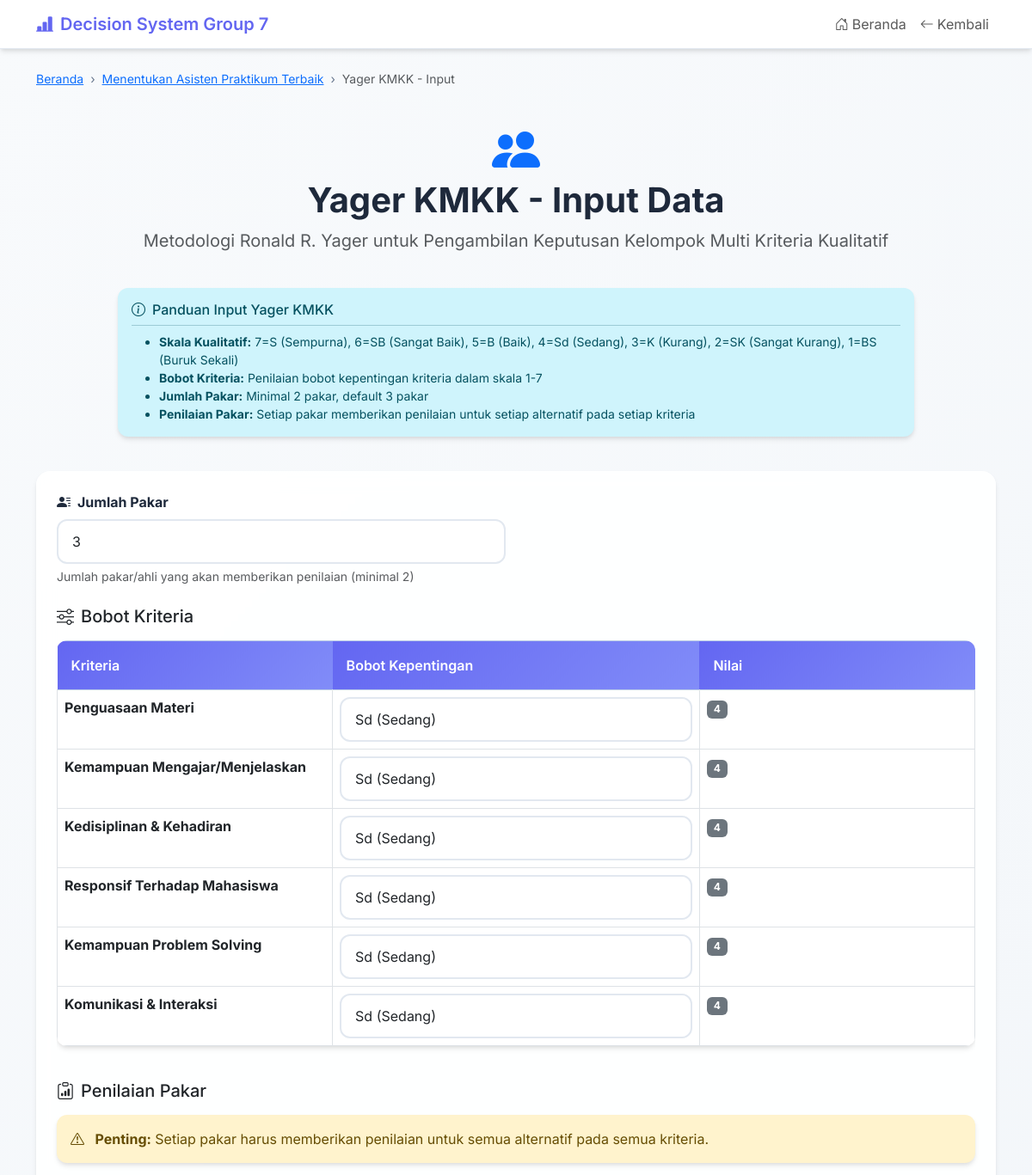
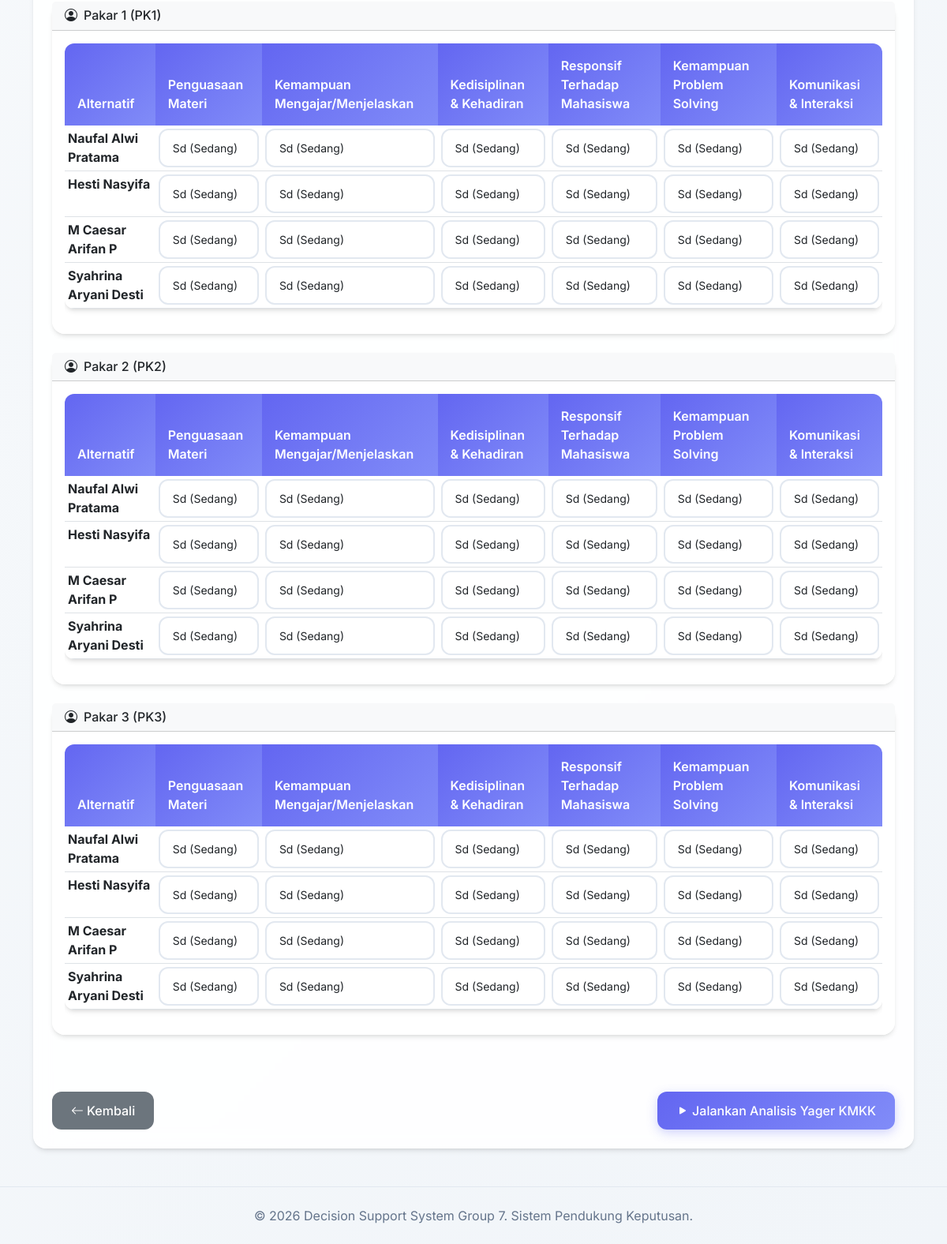
The app's page /project/4/yager_input with its own data (2 pictures, top to bottom).
### app.py (models this page shows)
class Project(db.Model):
    id = db.Column(db.Integer, primary_key=True)
    name = db.Column(db.String(100), nullable=False)
    criteria = db.relationship('Criterion', backref='project', lazy=True, cascade="all, delete-orphan")
    alternatives = db.relationship('Alternative', backref='project', lazy=True, cascade="all, delete-orphan")

class Criterion(db.Model):
    id = db.Column(db.Integer, primary_key=True)
    name = db.Column(db.String(100), nullable=False)
    project_id = db.Column(db.Integer, db.ForeignKey('project.id'), nullable=False)
    comparisons = db.relationship('Comparison', backref='criterion', lazy=True, cascade="all, delete-orphan")

class Alternative(db.Model):
    id = db.Column(db.Integer, primary_key=True)
    name = db.Column(db.String(100), nullable=False)
    project_id = db.Column(db.Integer, db.ForeignKey('project.id'), nullable=False)

### app.py (the view, shortened to what this page needs)
@app.route('/project/<int:project_id>/yager_input', methods=['GET', 'POST'])
def yager_input(project_id):
    project = Project.query.get_or_404(project_id)
    criteria = project.criteria
    alternatives = project.alternatives
    if len(criteria) == 0 or len(alternatives) == 0:
        return render_template('error.html', message='Kriteria dan alternatif harus ditambahkan terlebih dahulu')
    scale_options = [
        {'value': 7, 'label': 'S (Sempurna)'},
        {'value': 6, 'label': 'SB (Sangat Baik)'},
        {'value': 5, 'label': 'B (Baik)'},
        {'value': 4, 'label': 'Sd (Sedang)'},
        {'value': 3, 'label': 'K (Kurang)'},
        {'value': 2, 'label': 'SK (Sangat Kurang)'},
        {'value': 1, 'label': 'BS (Buruk Sekali)'}
    ]
    yager_data = session.get('yager_data', {})
    saved_criteria_weights = yager_data.get('criteria_weights', {})
    saved_expert_ratings = yager_data.get('expert_ratings', {})
    saved_num_experts = yager_data.get('num_experts', 3)
    return render_template('yager_input.html',
                         project=project,
                         criteria=criteria,
                         alternatives=alternatives,
                         scale_options=scale_options,
                         saved_criteria_weights=saved_criteria_weights,
                         saved_expert_ratings=saved_expert_ratings,
                         saved_num_experts=saved_num_experts)

### templates/yager_input.html (shortened to what this page needs)
{% extends "base.html" %}
{% block content %}
<div class="row mb-4">
    <div class="col-12">
        <nav aria-label="breadcrumb">
            <ol class="breadcrumb">
                <li class="breadcrumb-item"><a href="{{ url_for('index') }}">Beranda</a></li>
                <li class="breadcrumb-item"><a href="{{ url_for('project_detail', project_id=project.id) }}">{{ project.name }}</a></li>
                <li class="breadcrumb-item active">Yager KMKK - Input</li>
            </ol>
        </nav>
    </div>
</div>
<div class="row mb-4">
    <div class="col-12">
        <div class="text-center">
            <i class="bi bi-people-fill display-4 text-primary mb-3"></i>
            <h1 class="fw-bold">Yager KMKK - Input Data</h1>
            <p class="text-muted fs-5">Metodologi Ronald R. Yager untuk Pengambilan Keputusan Kelompok Multi Kriteria Kualitatif</p>
        </div>
    </div>
</div>
<div class="row mb-4">
    <div class="col-lg-10 mx-auto">
        <div class="alert alert-info border-0">
            <h6 class="alert-heading mb-2">
                <i class="bi bi-info-circle me-2"></i>Panduan Input Yager KMKK
            </h6>
            <hr class="my-2">
            <ul class="mb-0 small">
                <li><strong>Skala Kualitatif:</strong> 7=S (Sempurna), 6=SB (Sangat Baik), 5=B (Baik), 4=Sd (Sedang), 3=K (Kurang), 2=SK (Sangat Kurang), 1=BS (Buruk Sekali)</li>
                <li><strong>Bobot Kriteria:</strong> Penilaian bobot kepentingan kriteria dalam skala 1-7</li>
                <li><strong>Jumlah Pakar:</strong> Minimal 2 pakar, default 3 pakar</li>
                <li><strong>Penilaian Pakar:</strong> Setiap pakar memberikan penilaian untuk setiap alternatif pada setiap kriteria</li>
            </ul>
        </div>
    </div>
</div>
<form method="POST" class="card p-4">
    <div class="row mb-4">
        <div class="col-md-6">
            <label for="num_experts" class="form-label fw-bold">
                <i class="bi bi-person-lines-fill me-2"></i>Jumlah Pakar
            </label>
            <input type="number" id="num_experts" name="num_experts"
                   value="{{ saved_num_experts }}" min="2" max="10"
                   class="form-control" required>
            <div class="form-text">Jumlah pakar/ahli yang akan memberikan penilaian (minimal 2)</div>
        </div>
    </div>
    <div class="row mb-4">
        <div class="col-12">
            <h5 class="mb-3">
                <i class="bi bi-sliders me-2"></i>Bobot Kriteria
            </h5>
            <div class="table-responsive">
                <table class="table table-bordered">
                    <thead class="table-primary">
                        <tr>
                            <th width="30%">Kriteria</th>
                            <th width="40%">Bobot Kepentingan</th>
                            <th width="30%">Nilai</th>
                        </tr>
                    </thead>
                    <tbody>
                        {% for criterion in criteria %}
                        <tr>
                            <td>
                                <strong>{{ criterion.name }}</strong>
                            </td>
                            <td>
                                <select name="weight_{{ criterion.id }}" class="form-select" required>
                                    {% for option in scale_options %}
                                    <option value="{{ option.value }}"
                                            {% if saved_criteria_weights.get(criterion.id, 4) == option.value %}selected{% endif %}>
                                        {{ option.label }}
                                    </option>
                                    {% endfor %}
                                </select>
                            </td>
                            <td>
                                <span class="badge bg-secondary">{{ saved_criteria_weights.get(criterion.id, 4) }}</span>
                            </td>
                        </tr>
                        {% endfor %}
                    </tbody>
                </table>
            </div>
        </div>
    </div>
    <div class="row mb-4">
        <div class="col-12">
            <h5 class="mb-3">
                <i class="bi bi-clipboard-data me-2"></i>Penilaian Pakar
            </h5>
            <div class="alert alert-warning">
                <i class="bi bi-exclamation-triangle me-2"></i>
                <strong>Penting:</strong> Setiap pakar harus memberikan penilaian untuk semua alternatif pada semua kriteria.
            </div>
            {% for i in range(1, saved_num_experts + 1) %}
            <div class="card mb-4">
                <div class="card-header bg-light">
                    <h6 class="mb-0">
                        <i class="bi bi-person-circle me-2"></i>Pakar {{ i }} (PK{{ i }})
                    </h6>
                </div>
                <div class="card-body">
                    <div class="table-responsive">
                        <table class="table table-sm">
                            <thead>
                                <tr>
                                    <th>Alternatif</th>
                                    {% for criterion in criteria %}
                                    <th>{{ criterion.name }}</th>
                                    {% endfor %}
                                </tr>
                            </thead>
                            <tbody>
                                {% for alternative in alternatives %}
                                <tr>
                                    <td><strong>{{ alternative.name }}</strong></td>
                                    {% for criterion in criteria %}
                                    <td>
                                        <select name="rating_PK{{ i }}_{{ alternative.id }}_{{ criterion.id }}"
                                                class="form-select form-select-sm" required>
                                            {% for option in scale_options %}
                                            <option value="{{ option.value }}"
                                                    {% set saved_rating = saved_expert_ratings.get('PK' + i|string, {}).get(alternative.id, {}).get(criterion.id, 4) %}
                                                    {% if saved_rating == option.value %}selected{% endif %}>
                                                {{ option.label }}
                                            </option>
                                            {% endfor %}
                                        </select>
                                    </td>
                                    {% endfor %}
                                </tr>
                                {% endfor %}
                            </tbody>
                        </table>
                    </div>
                </div>
            </div>
            {% endfor %}
        </div>
    </div>
    <div class="d-flex gap-2 mt-4">
        <a href="{{ url_for('project_detail', project_id=project.id) }}" class="btn btn-secondary">
            <i class="bi bi-arrow-left me-1"></i>Kembali
        </a>
        <button type="submit" class="btn btn-primary ms-auto">
            <i class="bi bi-play-fill me-1"></i>Jalankan Analisis Yager KMKK
        </button>
    </div>
</form>
{% endblock %}

### templates/base.html (style rules this page uses)
:root { --primary-color: #6366f1; --primary-light: #818cf8; --primary-dark: #4f46e5; --secondary-color: #f8fafc; --accent-color: #10b981; --text-primary: #1e293b; --text-secondary: #64748b; --border-color: #e2e8f0; --shadow: 0 4px 6px -1px rgba(0, 0, 0, 0.1), 0 2px 4px -1px rgba(0, 0, 0, 0.06); --shadow-lg: 0 10px 15px -3px rgba(0, 0, 0, 0.1), 0 4px 6px -2px rgba(0, 0, 0, 0.05); }
body { font-family: 'Inter', sans-serif; background: linear-gradient(135deg, #f8fafc 0%, #f1f5f9 100%); min-height: 100vh; color: var(--text-primary); }
.card { border: none; border-radius: 16px; box-shadow: var(--shadow); background: rgba(255, 255, 255, 0.9); backdrop-filter: blur(10px); transition: all 0.3s ease; }
.btn { border-radius: 12px; font-weight: 500; padding: 12px 24px; transition: all 0.3s ease; border: none; }
.btn-primary { background: linear-gradient(135deg, var(--primary-color), var(--primary-light)); box-shadow: 0 4px 14px 0 rgba(99, 102, 241, 0.3); }
.form-control, .form-select { border-radius: 12px; border: 2px solid var(--border-color); padding: 12px 16px; transition: all 0.3s ease; background: rgba(255, 255, 255, 0.8); }
.form-label { font-weight: 500; color: var(--text-primary); margin-bottom: 8px; }
.table { border-radius: 12px; overflow: hidden; box-shadow: var(--shadow); }
.table thead th { background: linear-gradient(135deg, var(--primary-color), var(--primary-light)); color: white; border: none; font-weight: 600; padding: 16px; }
.table tbody tr { transition: all 0.2s ease; }
.alert { border-radius: 12px; border: none; box-shadow: var(--shadow); }
.breadcrumb { background: transparent; font-size: 14px; }
.breadcrumb-item + .breadcrumb-item::before { content: "›"; color: var(--text-secondary); }

### records on screen
Project: name "Menentukan Asisten Praktikum Terbaik"
Criterion: name "Penguasaan Materi", id "Sd (Sedang)", get "4"
Criterion: name "Kemampuan Mengajar/Menjelaskan", id "Sd (Sedang)", get "4"
Criterion: name "Kedisiplinan & Kehadiran", id "Sd (Sedang)", get "4"
Criterion: name "Responsif Terhadap Mahasiswa", id "Sd (Sedang)", get "4"
Criterion: name "Kemampuan Problem Solving", id "Sd (Sedang)", get "4"
Criterion: name "Komunikasi & Interaksi", id "Sd (Sedang)", get "4"
Alternative: name "Naufal Alwi Pratama"
Alternative: name "Hesti Nasyifa"
Alternative: name "M Caesar Arifan P"
Alternative: name "Syahrina Aryani Desti"

### other values on screen
{{ i }} "1" "2" "3"
